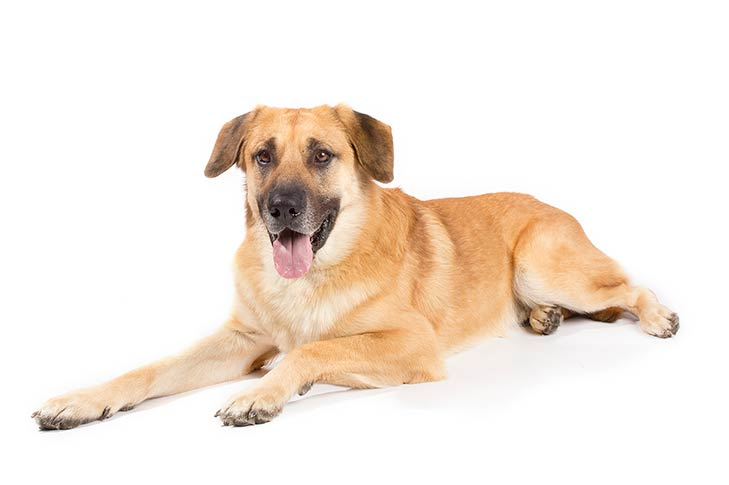
#> input picture ass04/优秀作业-hw4/李易诚-hw4/dog.jpg, 729 x 485 px; its folder holds 5 pictures in this run
$ jupyter execute --allow-errors hw4-feature-engineering.ipynb
#> lines starting #> are read from the running program, lines starting #| are printed output that depends on the picture
## 0. Basic knowledge of feature engineering

[cell 1]
## Question 1: A good feature should be representative and discriminative.

[cell 2]
## Question 2: Why is image feature extraction hard?
"""
Firstly, an image is equivalently a high-dimensional tensor. Extracting low-dimensional feature vectors from
a high-dimensional tensor is very hard.
Secondly, there are many factors that can interfere with the feature extraction, such as background clutter,
deformation, flipping, viewpoint variation, intra-class variation, illumination conditions, occlusion and scale
variation.
"""

[cell 3]
## Question 3: As we have learned in class, both 'Maximum entropy' and 'Smallest margin' can be used to
##             measure uncertainty in active learning. Please explain which one is better for active learning and why?
##             Note that: this is an open question and you can answer in Chinese as well.
"""
I think 'Maximum entropy' is better for active learning.
Firstly, this algorithm takes all the possible conditions
into account, so the uncertainty that it gives describes the global condition, not the local condition. Therefore,
it is more comprehensive and more robust. Secondly, the local condition of uncertainty is implicitly included in this
algorithm. A point with high uncertainty measured in 'Smallest margin' algorithm will also have high uncertainty in
'Maximum entropy' algorithm. On contrary, a point with high uncertainty measured in 'Maximum entropy' algorithm may not
have high uncertainty in 'Smallest margin' algorithm. If the sample set is not good enough, some important cases can be
ignored if we use the 'Smallest margin' algorithm. Thirdly, both algorithms have essentially the same time complexity
although the expression of the former one seems more complex. Therefore, I think 'Maximum entropy' is better.

"""

## 1. Text feature engineering

[cell 4]
## Given a corpus as:
corpus = ['The goal of this lecture is to explain text processing.',
          'The bag of words model is one such approach.',
          'Text processing via bag of words.',
          'Data science includes text processing']

[cell 5]
# !pip3 install sklearn
## Question 4: Use BOW to extract features of the given corpus.
##
## Your code here
##
from sklearn.feature_extraction.text import CountVectorizer
vectorizer = CountVectorizer()
X = vectorizer.fit_transform(corpus)
print(X)

[cell 6]
## Question 5: Use TFIDF to extract features of the given corpus.
##
## Your code here
##
from sklearn.feature_extraction.text import TfidfVectorizer
vectorizer = TfidfVectorizer()
X = vectorizer.fit_transform(corpus)
print(X)

[cell 7]
## Question 6: Use Word2Vec to extract features of the given corpus.
# !pip3 install gensim
from gensim.test.utils import common_texts
from gensim.sklearn_api import W2VTransformer

# Create a model to represent each word by a 10 dimensional vector
#> (the rest of this cell did not finish here and is left out)

## 2. Time series feature engineering

[cell 8]
## Question 7: Use decompose (model='additive') to extract time series features of the given time series
from random import randrange
import math
from pandas import Series
series = Series([20*math.sin(i/18*math.pi) + i + randrange(10) for i in range(1,360)])

[cell 9]
from matplotlib import pyplot
from statsmodels.tsa.seasonal import seasonal_decompose
import matplotlib.pyplot as plt
##
## Your code here
##
#> (the rest of this cell did not finish here and is left out)

[cell 10]
## Question 8: Use Discrete Fourier Transform (DFT) to extract time series features of the given time series
import numpy as np
series = Series([np.cos(2*math.pi*1/8*n+math.pi/8) for n in range(800)])
##
## Your code here
##
import numpy as np
sp = np.fft.fft(series)
freq = np.fft.fftfreq(series.shape[-1])
plt.plot(freq, sp.real, freq, sp.imag)
plt.show()
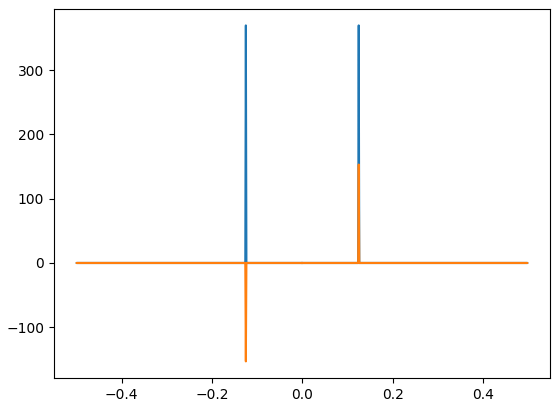
#> figure drawn by matplotlib, 1 panel

Analysis:
$$ f(n) = \frac{1}{2}(\cos\frac{\pi}{8}-i\sin\frac{\pi}{8})e^{i(-\frac{2\pi}{8})n} + \frac{1}{2}(\cos\frac{\pi}{8}+i\sin\frac{\pi}{8})e^{i\frac{2\pi}{8}n}$$
Two frequencies: $-\frac{1}{8}$ and $\frac{1}{8}$

Count of n: 800

The two tall blue lines indicates the real part(corresponding to 'cos'), the y-values are both approximately equal to $800*\frac{1}{2}\cos\frac{\pi}{8}\approx 370$.

The two short vertical orange lines indicates the image part(corresponding to 'sin'), the y-values are opposite and there absolute values are approximately equal to $800*\frac{1}{2}\sin\frac{\pi}{8}\approx 153$

## 3. Image feature engineering

[cell 11]
## Use SIFT in opencv-python to extract image features on the given image 'morning.jpg'
# !pip install opencv-python==3.4.2.16
# !pip install opencv-contrib-python==3.4.2.16
## Note that: NOT all versions of opencv-contrib-python includes SIFT in cv2.xfeatures2d,
## but this specified version does
import cv2
import numpy as np
name = 'dog.jpg'
img = cv2.imread(name)
#> img is the input picture: shape (485, 729, 3); mean B, G, R 224.7, 234.2, 244.6
gray_img= cv2.cvtColor(img,cv2.COLOR_BGR2GRAY)
print("The shape of the image: ", gray_img.shape)
#| The shape of the image:  (485, 729)
siftDetector= cv2.xfeatures2d.SIFT_create()
## Note that: SIFT was re-organized in opencv thus you should import it like this.

## finds the keypoint in the images
kp = siftDetector.detect(gray_img,None)
#> kp = 418 keypoints; strongest (x, y, size): (610, 316, 12.6), (370, 141, 32.8), (572, 316, 10.2), (48, 425, 12.3)
## draws the small circles on the locations of keypoints
cv2.drawKeypoints(gray_img,kp,img,flags=cv2.DRAW_MATCHES_FLAGS_DRAW_RICH_KEYPOINTS)
cv2.imwrite('sift_keypoint_' + name, img) ## Save Example
## directly find keypoints and descriptors in a single step
kp, des = siftDetector.detectAndCompute(gray_img,None)
print("The shape of feature description: ", des.shape)
#| The shape of feature description:  (418, 128)

[cell 12]
## Question 9: Please rescale the given image 'dog.jpg' at a random ratio between 0.3 with 1.5.
##          Note that: the width and height of the given image should be rescaled at a different ratio.
##          Repeat this operation five times, then you will get five new images with different scale.
##
##          Please extract the SIFT features of these images respectively and use 'imwrite' to save them.
##          An example of saving keypoints on the input image is shown as follow:
##          cv2.drawKeypoints(gray_img,kp,img,flags=cv2.DRAW_MATCHES_FLAGS_DRAW_RICH_KEYPOINTS)
##          cv2.imwrite('sift_keypoint_' + name, img)
##
##
## Your code here
##
import cv2
import random
name = 'dog.jpg'
src_img = cv2.imread(name)
siftDetector = cv2.xfeatures2d.SIFT_create()
for i in range(5):
    s1 = random.uniform(0.3, 1.5)
    s2 = random.uniform(0.3, 1.5)
    nh = int(s1 * src_img.shape[0])
    nw = int(s2 * src_img.shape[1])
    img = cv2.resize(src_img, (nw, nh))
    # randomly resize the image
    gray_img = cv2.cvtColor(img, cv2.COLOR_BGR2GRAY)
    kp = siftDetector.detect(gray_img, None)
    cv2.drawKeypoints(gray_img, kp, img, flags=cv2.DRAW_MATCHES_FLAGS_DRAW_RICH_KEYPOINTS)
    cv2.imwrite(f'sift_keypoint_scale_{i}_{name}', img)
#> this loop made 5 passes
#> pass 1, `cv2.imwrite(f'sift_keypoint_scale_{i}_{name}', img)`:
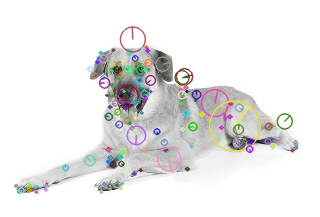
#> saved as sift_keypoint_scale_0_dog.jpg: shape (217, 320, 3); mean B, G, R 233.6, 233.9, 234.3
#> pass 2, `img = cv2.resize(src_img, (nw, nh))`:
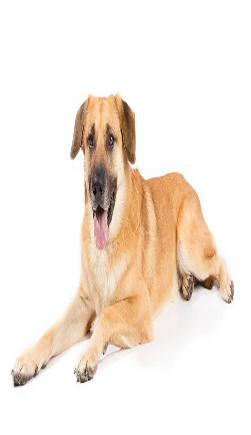
#> img: shape (435, 251, 3); mean B, G, R 224.6, 234.2, 244.6
#> after the loop:
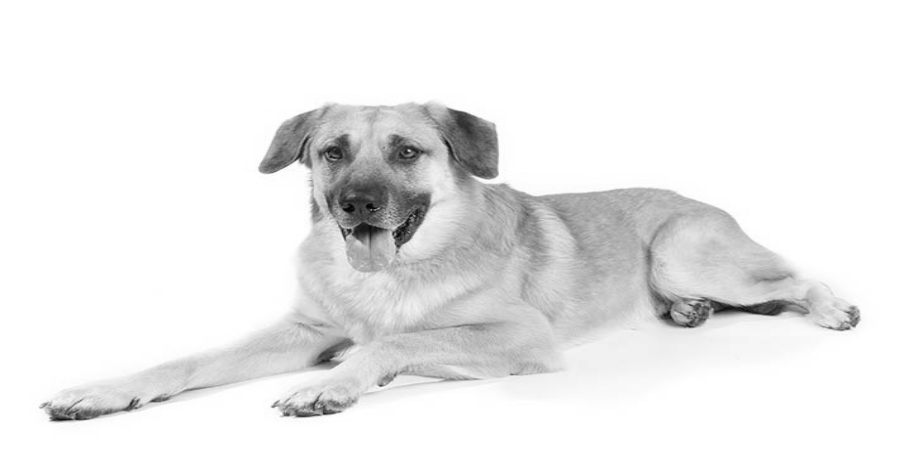
#> gray_img: shape (474, 923); min 3, max 255, mean 236.2
#> after the loop:
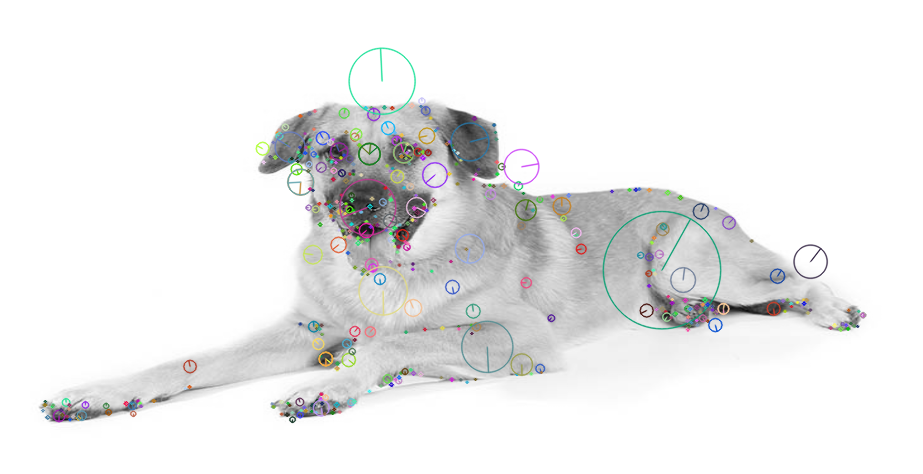
#> img: shape (474, 923, 3); mean B, G, R 235.3, 235.4, 235.2

# Results of observation:
# In general, most of the key points remain the same after scaling, but there are still a small amount of
# key points that are different. The directions of vectors of most key points remain consistent after
# scaling, but there are still some small differences.
# The differences may be caused by pixel loses in the process of scaling.

[cell 13]
## Question 10: Please rotate the given image 'dog.jpg' 30, 60, 90, 120, 150, 180 degrees clockwise,
##              then you will get six new images with different rotation angle.
##              Please extract the SIFT features of these images respectively and use 'imwrite' to save them.
##              An example of saving keypoints on the input image is shown as follow:
##              cv2.drawKeypoints(gray_img,kp,img,flags=cv2.DRAW_MATCHES_FLAGS_DRAW_RICH_KEYPOINTS)
##              cv2.imwrite('sift_keypoint_' + name, img)
import cv2
def getTransMatAndNewSize(angle, width, height):
    """
    Gets the transformation matrix and new image size that fits the rotated image properly.
    """
    alpha = math.radians(angle)
    M = cv2.getRotationMatrix2D(center, angle, 1)
    nw = int(width * abs(math.cos(alpha)) + height * abs(math.sin(alpha)))
    nh = int(height * abs(math.cos(alpha)) + width * abs(math.sin(alpha)))
    dx = nw / 2 - center[0]
    dy = nh / 2 - center[1]
    M[0, 2] += dx
    M[1, 2] += dy
    return M, (nw, nh)

name = 'dog.jpg'
src_img = cv2.imread(name)
siftDetector = cv2.xfeatures2d.SIFT_create()
width = src_img.shape[1]
#> width = 729
height = src_img.shape[0]
#> height = 485
center = (width / 2, height / 2)
#> center = (364.5, 242.5)
for i in range(6):
    angle = -(i * 30 + 30) # clockwise
    M, nSize = getTransMatAndNewSize(angle, width, height)
    img = cv2.warpAffine(src_img, M, nSize, borderValue=(255, 255, 255))
    gray_img = cv2.cvtColor(img, cv2.COLOR_BGR2GRAY)
    kp = siftDetector.detect(gray_img, None)
    cv2.drawKeypoints(gray_img, kp, img, flags=cv2.DRAW_MATCHES_FLAGS_DRAW_RICH_KEYPOINTS)
    cv2.imwrite(f'sift_keypoint_rotate_{-angle}_{name}', img)
#> this loop made 6 passes
#> (M, nSize) on passes 1 to 6: ([[0.866, -0.5, 242.1], [0.5, 0.866, -0.261]], (873, 784)), ([[0.5, -0.866, 419.8], [0.866, 0.5, -0.416]], (784, 873)), ([[6.12e-17, -1, 485], [1, 6.12e-17, -2.84e-14]], (485, 729)), ([[-0.5, -0.866, 784.3], [0.866, -0.5, 242.1]], (784, 873)), ([[-0.866, -0.5, 873.4], [0.5, -0.866, 419.8]], (873, 784)), ([[-1, -1.22e-16, 729], [1.22e-16, -1, 485]], (729, 485))
#> pass 1, `gray_img = cv2.cvtColor(img, cv2.COLOR_BGR2GRAY)`:
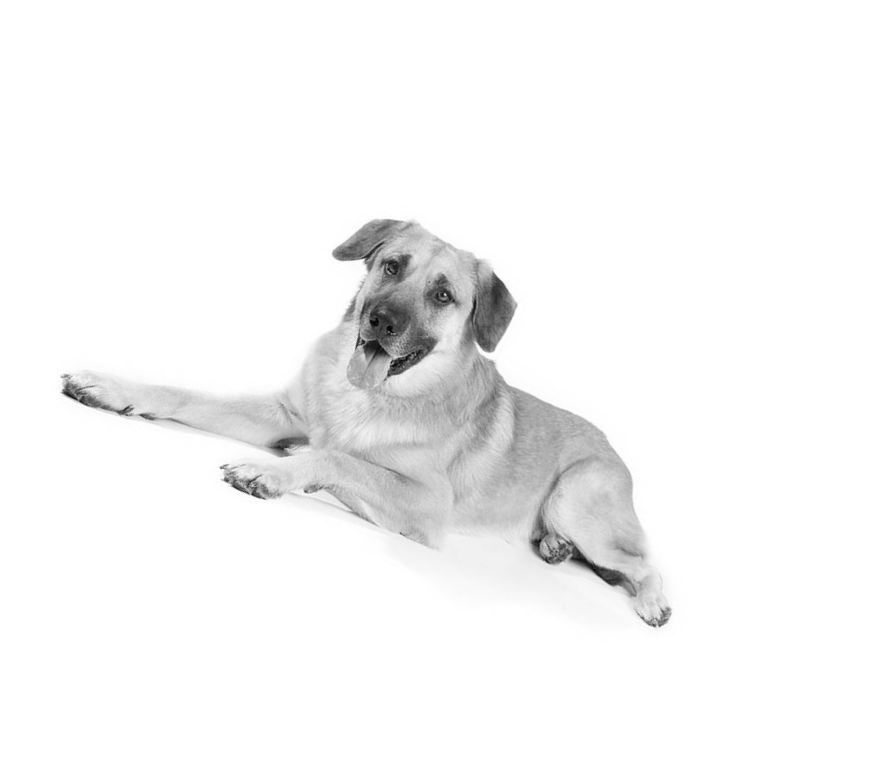
#> gray_img: shape (784, 873); min 4, max 255, mean 245.3
#> pass 1, `cv2.imwrite(f'sift_keypoint_rotate_{-angle}_{name}', img)`:
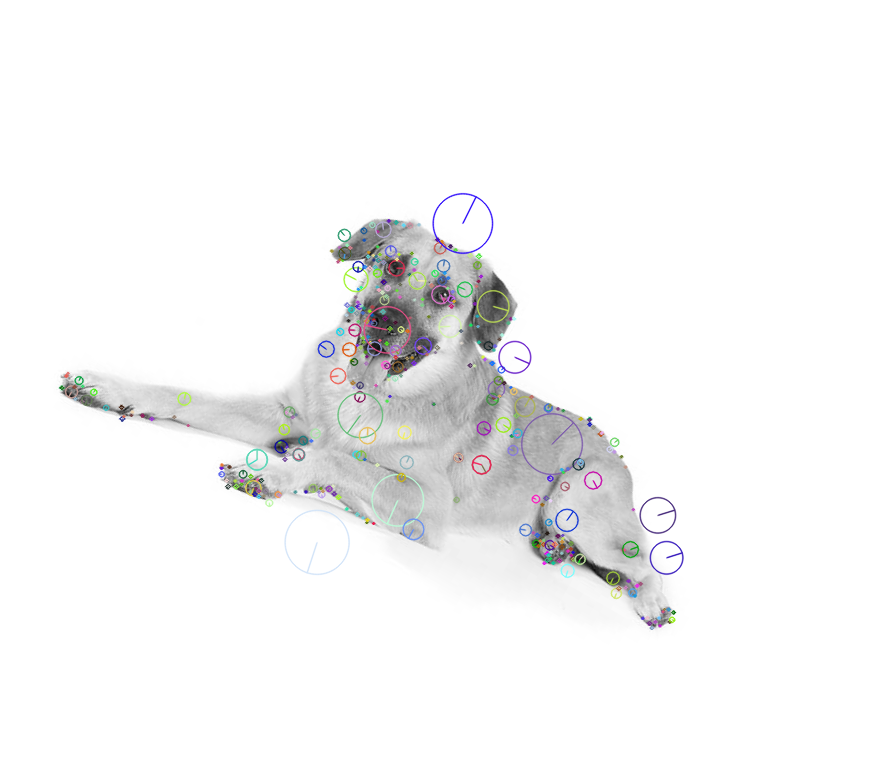
#> saved as sift_keypoint_rotate_30_dog.jpg: shape (784, 873, 3); mean B, G, R 244.8, 244.7, 244.6
#> pass 2, `img = cv2.warpAffine(src_img, M, nSize, borderValue=(255, 255, 255))`:
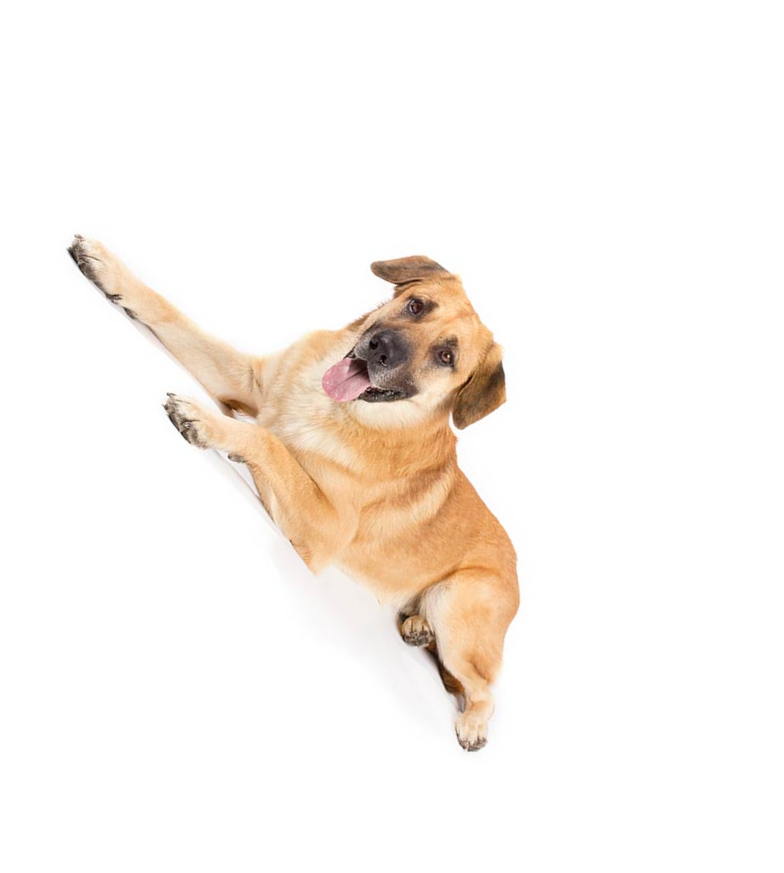
#> img: shape (873, 784, 3); mean B, G, R 239.3, 244.2, 249.6
#> after the loop:
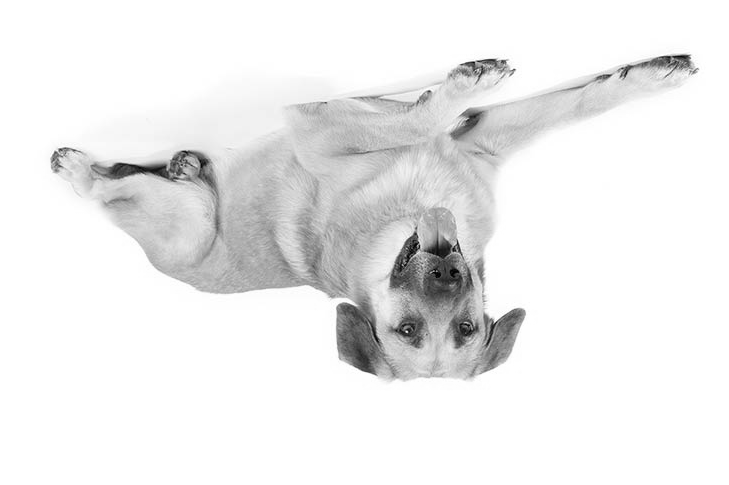
#> gray_img: shape (485, 729); min 2, max 255, mean 236.2
#> after the loop:
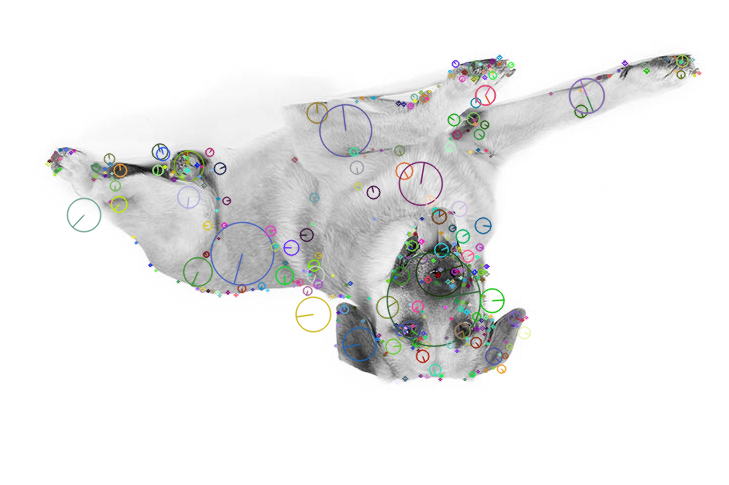
#> img: shape (485, 729, 3); mean B, G, R 234.7, 235.1, 234.8
# Results of observation:
# Almost all key points remain the same after scaling, only several key points disappear.
# The directions of vectors of almost all key points remain consistent after rotation.
# The differences may be caused by the differences of the margin sizes and pixel loses in rotation.
